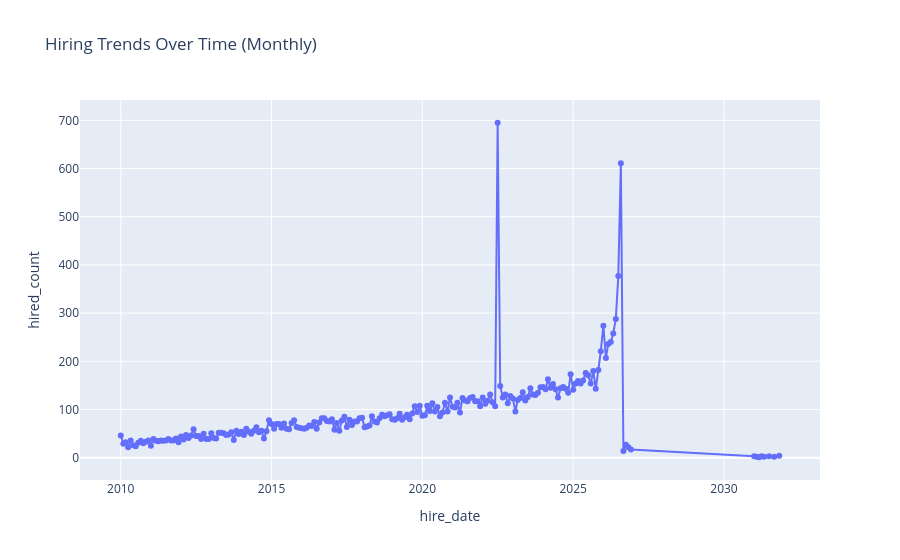

The notebook cell this image was saved under:
### Markdown cell above
### Question 3 (Basic): Monthly Hiring Trends (Line Chart)
Aggregate recruitment count by year-month to observe organizational hiring velocity over time.

### Code cell
hiring_trend = (
    df['hire_date']
    .dt.strftime('%Y-%m') 
    .value_counts()
    .reset_index()
    .sort_values(by='hire_date')
)
hiring_trend.columns = ['hire_date', 'hired_count']
fig = px.line(
    hiring_trend,
    x="hire_date",
    y="hired_count",
    title="Hiring Trends Over Time (Monthly)",
    markers=True  
)
fig.show()

### Figure 1 — Plotly figure (JSON) as saved in the notebook; plotly's stock layout.template omitted (floating-point values rounded to 4 significant figures; data arrays with more than 128 entries replaced by an {"elided": "..."} marker saying what was removed)
{"data": [{"hovertemplate": "hire_date=%{x}<br>hired_count=%{y}<extra></extra>", "legendgroup": "", "line": {"color": "#636efa", "dash": "solid"}, "marker": {"symbol": "circle"}, "mode": "lines+markers", "name": "", "orientation": "v", "showlegend": false, "type": "scatter", "x": {"elided": "212 str values"}, "xaxis": "x", "y": {"elided": "212 int values"}, "yaxis": "y"}], "layout": {"legend": {"tracegroupgap": 0}, "title": {"text": "Hiring Trends Over Time (Monthly)"}, "xaxis": {"anchor": "y", "domain": [0, 1], "title": {"text": "hire_date"}}, "yaxis": {"anchor": "x", "domain": [0, 1], "title": {"text": "hired_count"}}}}
